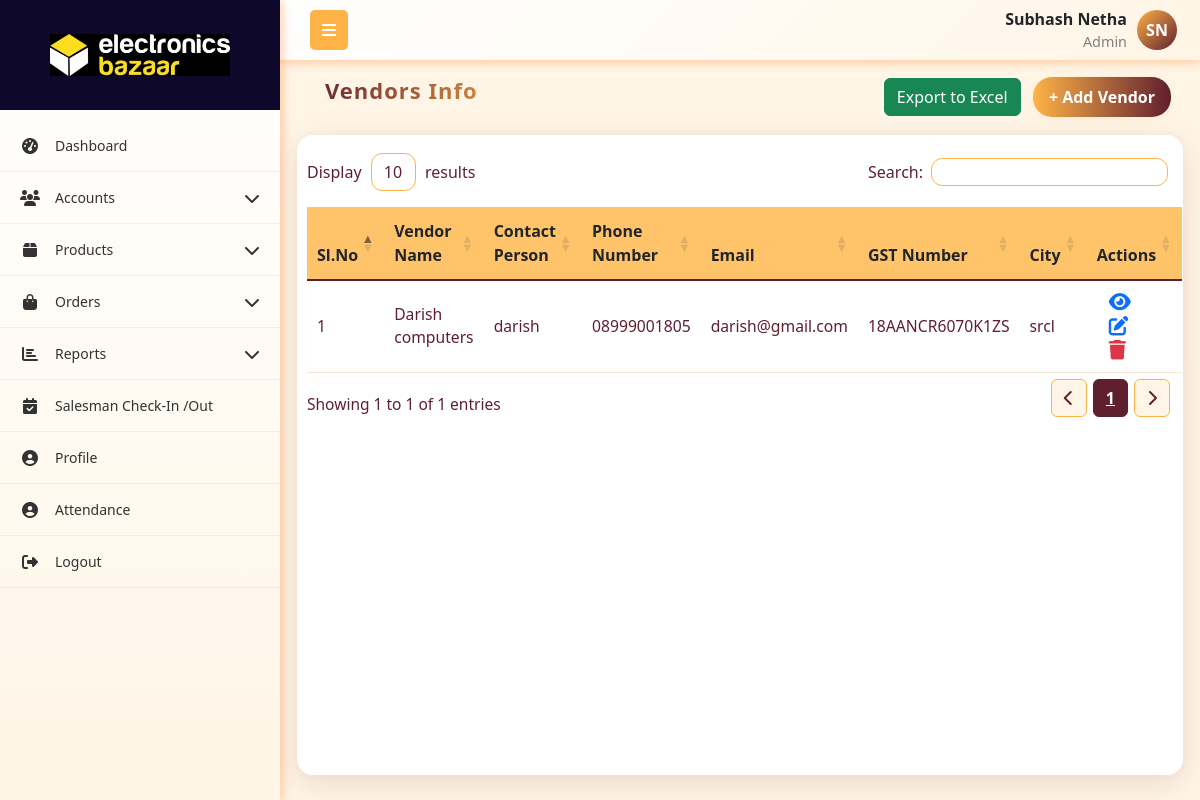
Page /vendor/table/ (signed in) on the committed database.
### App1/models.py (models this page shows, shortened)
class User(models.Model):
    role = models.ForeignKey(Role,on_delete=models.SET_NULL, null=True, related_name="role")
    username = models.CharField(max_length=255, unique=True)
    password = models.CharField(max_length=255)
    first_name = models.CharField(max_length=255)
    last_name = models.CharField(max_length=255,null=True, blank=True)
    email = models.EmailField(unique=True)
    phone_number = models.CharField(max_length=15, unique=True)
    address = models.TextField(null=True, blank=True)
    city = models.CharField(max_length=255,null=True, blank=True)
    state = models.CharField(max_length=255,null=True, blank=True)
    pincode = models.CharField(max_length=10,null=True, blank=True)
    is_active = models.BooleanField(default=True)
    created_at = models.DateTimeField(auto_now_add=True)
    updated_at = models.DateTimeField(auto_now=True)
    profile_picture = models.ImageField(upload_to='profile_pictures/', null=True, blank=True)

class Role(models.Model):
    name = models.CharField(max_length=255, unique=True)
    created_at = models.DateTimeField(auto_now_add=True)
    updated_at = models.DateTimeField(auto_now=True)

class Vendor(models.Model):
    name = models.CharField(max_length=255)
    contact_person = models.CharField(max_length=255, blank=True, null=True)
    email = models.EmailField(blank=True, null=True)
    phone_number = models.CharField(max_length=20, blank=True, null=True)
    address = models.TextField(blank=True, null=True)
    gst_number = models.CharField(max_length=50, blank=True, null=True)
    city = models.CharField(max_length=100, blank=True, null=True)
    state = models.CharField(max_length=100, blank=True, null=True)
    pincode = models.CharField(max_length=10, blank=True, null=True)
    created_at = models.DateTimeField(auto_now_add=True)

### App1/views.py (the view)
# urls.py: path('vendor/table/', vendor_table, name='vendor_table'),
def vendor_table(request):
    current_user, role_permission = get_logged_in_user(request)
    if not current_user:
        return redirect('login')
    vendors = Vendor.objects.all()
    context = {
        'vendors': vendors,
        'current_user': current_user,
        'role_permission': role_permission
    }
    return render(request, 'accounts/vendor_table.html', context)

### App1/views.py (called while the page is built)
def get_logged_in_user(request):
    username = request.session.get('current_user')
    if not username:
        return None, None  # always return a tuple
    try:
        user = User.objects.get(username=username)
        try:
            role_permission = RolePermissions.objects.get(role=user.role)
        except RolePermissions.DoesNotExist:
            role_permission = None
        return user, role_permission
    except User.DoesNotExist:
        return None, None

### templates/accounts/vendor_table.html (shortened to what this page needs)
{% extends 'company_admin/base.html' %}
{% load static %}
{% block content %}
<link rel="stylesheet" href="https://cdn.datatables.net/1.13.4/css/dataTables.bootstrap5.min.css">
<link rel="stylesheet" href="https://cdn.datatables.net/responsive/2.4.1/css/responsive.bootstrap5.min.css">
<link rel="stylesheet" href="https://cdnjs.cloudflare.com/ajax/libs/font-awesome/6.4.0/css/all.min.css">
<div class="container mt-1">
    <div class="mb-0 p-0">
        <div class="d-flex justify-content-between flex-wrap m-1">
            <h5 class="header">Vendors Info</h5>
            <div>
                <div style="position: relative; display: inline-block;">
                    <button onclick="toggleColumnSelector()" class="btn btn-success">Export to Excel</button>
                </div>
                {% if role_permission.users_a %}
                <a href="{% url 'add_vendor' %}" class="btn btn-primary m-2">+ Add Vendor</a>
                {% endif %}
            </div>
        </div>
    </div>
    <div class="custom-card">
        <table id="vendortable" class="table align-middle" style="width:100%">
            <thead class="table-header">
                <tr>
                    <th>Sl.No</th>
                    <th>Vendor Name</th>
                    <th>Contact Person</th>
                    <th>Phone Number</th>
                    <th>Email</th>
                    <th>GST Number</th>
                    <th>City</th>
                    <th>Actions</th>
                </tr>
            </thead>
            <tbody>
                {% for vendor in vendors %}
                <tr>
                    <td>{{ forloop.counter }}</td>
                    <td>{{ vendor.name }}</td>
                    <td>{{ vendor.contact_person }}</td>
                    <td>{{ vendor.phone_number }}</td>
                    <td>{{ vendor.email }}</td>
                    <td>{{ vendor.gst_number }}</td>
                    <td>{{ vendor.city }}</td>
                    <td>
                        <a href="{% url 'view_vendor' vendor.id %}" class="btn-icon" title="View">
                        </a>
                        {% if role_permission.users_e %}
                        <a href="{% url 'edit_vendor' vendor.id %}" class="btn-icon text-decoration-none" title="Edit">
                        </a>
                        {% endif %}
                        {% if role_permission.users_d %}
                        <a href="{% url 'delete_vendor' vendor.id %}" onclick="return confirm('Are you sure you want to delete this vendor?');" class="btn-icon" title="Delete">
                        </a>
                        {% endif %}
                    </td>
                </tr>
                {% endfor %}
            </tbody>
        </table>
    </div>
</div>
{% endblock content %}

### templates/company_admin/base.html (shortened to what this page needs)
{% load static %}
<!DOCTYPE html>
<html lang="en">
<head>
    <link href="https://cdnjs.cloudflare.com/ajax/libs/bootstrap/5.3.0/css/bootstrap.min.css" rel="stylesheet">
    <link href="https://cdnjs.cloudflare.com/ajax/libs/font-awesome/6.4.0/css/all.min.css" rel="stylesheet">
    <link rel="stylesheet" href="https://cdn.datatables.net/1.13.4/css/dataTables.bootstrap5.min.css">
    <link rel="stylesheet" href="https://cdn.datatables.net/responsive/2.4.1/css/responsive.bootstrap5.min.css">
    <link rel="stylesheet" href="{% static 'css/alert.css' %}">
</head>
<body>
    <nav class="top-navbar">
        <div class="navbar-container">
            <div class="navbar-left">
                <button class="sidebar-toggle" id="sidebarToggle">
                    <i class="fas fa-bars"></i>
                </button>
            </div>
            <div class="navbar-right me-2">
                <div class="navbar-user-info">
                    <span class="username">{{current_user.first_name}} {{current_user.last_name}}</span>
                    <span class="role">{{current_user.role.name}}</span>
                </div>
                {% if current_user.profile_picture %}
                    <img src="{{ current_user.profile_picture.url }}"
                        alt="{{ current_user.get_full_name }}"
                        class="navbar-profile-img">
                {% else %}
                     <div class="navbar-profile-fallback">
                        {{ current_user.first_name|first|upper }}{{ current_user.last_name|first|upper }}
                    </div>
                {% endif %}
            </div>
        </div>
    </nav>
    <nav class="sidebar" id="sidebar">
        <div class="sidebar-logo-container">
            <img src="{% static 'images/main-logo.jpg' %}" alt="Company Logo"  class="logo">
        </div>
        <ul class="nav flex-column sidebar-nav">
            {% if role_permission.dashboard_v %}
            <li class="nav-item">
                <a class="nav-link" href="{% url 'dashboard' %}">
                    <i class="fas fa-tachometer-alt nav-icon"></i>
                    <span class="nav-text">Dashboard</span>
                </a>
            </li>
            {% endif %}
            {% if role_permission.roles_v or role_permission.users_v or role_permission.customer_v %}
            <li class="nav-item">
                <a class="nav-link" href="#">
                    <i class="fas fa-users nav-icon"></i>
                    <span class="nav-text">Accounts</span>
                    <i class="fas fa-chevron-down arrow"></i>
                </a>
            </li>
            {% endif %}
            {% if role_permission.category_v or role_permission.all_products_v or role_permission.daily_production_v or role_permission.inventory_v %}
            <li class="nav-item">
                <a class="nav-link" href="#">
                    <i class="fas fa-box nav-icon"></i>
                    <span class="nav-text">Products</span>
                    <i class="fas fa-chevron-down arrow"></i>
                </a>
            </li>
            {% endif %}
            {% if role_permission.orders_v %}
            <li class="nav-item">
                <a class="nav-link" href="#">
                    <i class="fas fa-shopping-bag nav-icon"></i>
                    <span class="nav-text">Orders</span>
                    <i class="fas fa-chevron-down arrow"></i>
                </a>
            </li>
            {% endif %}
            {% if role_permission.s_reports_v or role_permission.c_reports_v %}
            <li class="nav-item">
                <a class="nav-link" href="#">
                    <i class="fas fa-chart-bar nav-icon"></i>
                    <span class="nav-text">Reports</span>
                    <i class="fas fa-chevron-down arrow"></i>
                </a>
            </li>
            {% endif %}
            {% if current_user.role.name == 'Admin' %}
            <li class="nav-item">
                <a class="nav-link" href="{% url 'salesman_visit_list' %}">
                    <i class="fas fa-calendar-check nav-icon"></i>
                    <span class="nav-text">Salesman Check-In /Out</span>
                </a>
            </li>
            {% endif %}
            <li class="nav-item">
                <a class="nav-link" href="{% url 'profile' %}">
                    <i class="fas fa-user-circle nav-icon"></i>
                    <span class="nav-text">Profile</span>
                </a>
            </li>
            <li class="nav-item">
                <a class="nav-link" href="{% url 'attendance' %}">
                    <i class="fas fa-user-circle nav-icon"></i>
                    <span class="nav-text">Attendance</span>
                </a>
            </li>
            <li class="nav-item">
                <a class="nav-link" href="{% url 'logout' %}" onclick="return confirm('Are you sure?');" >
                    <i class="fas fa-sign-out-alt nav-icon"></i>
                    <span class="nav-text">Logout</span>
                </a>
            </li>
        </ul>
    </nav>
    <main class="main-content" id="mainContent">
        {% block content %}{% endblock %}
    </main>
</body>
</html>

### templates/company_admin/base.html (style rules this page uses)
:root { --primary-red: #601F2F; --primary-orange: #ffb347; --accent-yellow: #fc3; --light-orange: #fff5e6; --dark-red: #4a1824; --sidebar-width: 280px; --sidebar-collapsed: 60px; }
* { box-sizing: border-box; }
body { font-family: 'Segoe UI', Tahoma, Geneva, Verdana, sans-serif; background-color: #f8f9fa; margin: 0; padding: 0; overflow-x: hidden; }
.top-navbar { background: linear-gradient(135deg, white 0%, var(--light-orange) 100%); box-shadow: 0 2px 10px rgba(255, 106, 0, 0.35); position: fixed; top: 0; left: var(--sidebar-width); right: 0; z-index: 1030; height: 60px; padding: 0; transition: left 0.3s ease; }
.navbar-container { display: flex; align-items: center; justify-content: space-between; height: 100%; padding: 0 15px; max-width: 100%; }
.navbar-left { display: flex; align-items: center; flex-shrink: 0; }
.sidebar-toggle { background: var(--primary-orange); border: none; color: white; padding: 8px 12px; border-radius: 5px; margin-left: 15px; cursor: pointer; }
.navbar-right { flex-shrink: 0; display: flex; align-items: center; gap: 10px; }
.navbar-profile-fallback { width: 40px; height: 40px; border-radius: 50%; background: linear-gradient(135deg, var(--primary-orange), var(--primary-red)); color: #fff; display: flex; align-items: center; justify-content: center; font-weight: 600; font-size: 16px; }
.navbar-user-info { display: flex; flex-direction: column; align-items: flex-end; }
.navbar-user-info .username { font-weight: 600; }
.navbar-user-info .role { font-size: 0.9rem; color: gray; }
.sidebar { position: fixed; top: 0; left: 0; height: 100vh; width: var(--sidebar-width); background: linear-gradient(180deg, white 0%, var(--light-orange) 100%); transform: translateX(0); transition: width 0.3s ease; z-index: 1040; overflow-y: auto; box-shadow: 2px 0 10px rgba(255, 106, 0, 0.35); display: flex; flex-direction: column; }
.sidebar-logo-container { display: flex; align-items: center; justify-content: center; height: 110px; width: 100%; background-color: #0e082b; margin-bottom: 10px; transition: opacity 0.3s, height 0.3s, margin-bottom 0.3s; }
.sidebar-logo-container .logo { width: 200px; height: auto; background: transparent; padding: 8px 10px; }
.sidebar:not(.collapsed) .sidebar-logo-container { opacity: 1; height: 110px; margin-bottom: 10px; }
.sidebar-nav { padding: 0; margin: 0; list-style: none; flex: 1 1 auto; }
.nav-item { border-bottom: 1px solid rgba(255, 179, 71, 0.2); }
.nav-link { color: #333; padding: 15px 20px; display: flex; align-items: center; text-decoration: none; transition: all 0.3s ease; position: relative; cursor: pointer; }
.nav-icon { width: 20px; margin-right: 15px; text-align: center; font-size: 16px; }
.nav-text { flex-grow: 1; font-size: 14px; }
.arrow { transition: transform 0.3s ease; margin-left: auto; }
.main-content { margin-top: 60px; padding: 5px; transition: margin-left 0.3s ease; min-height: calc(100vh - 60px); }
@media (min-width: 768px) { .sidebar { transform: translateX(0); top: 0; height: 100vh; } }
@media (min-width: 768px) { .main-content { margin-left: var(--sidebar-width); } }

### rows in the picture
User: first_name "Subhash", last_name "Netha", role.name "Admin", first_name|first "S", last_name|first "N"
Vendor: name "Darish computers", contact_person "darish", phone_number "08999001805", email "darish@gmail.com", gst_number "18AANCR6070K1ZS", city "srcl"
